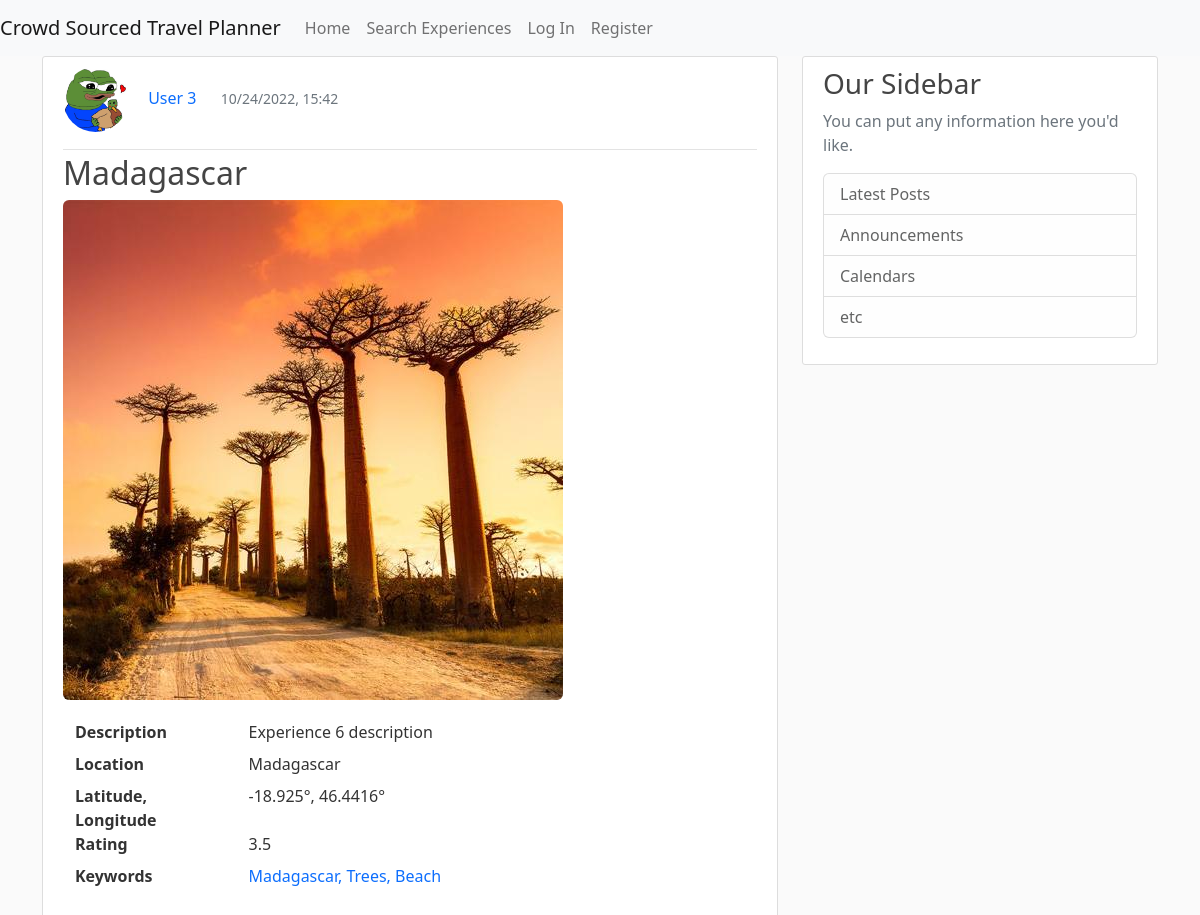
Page /experience/6 on the earlier database version.
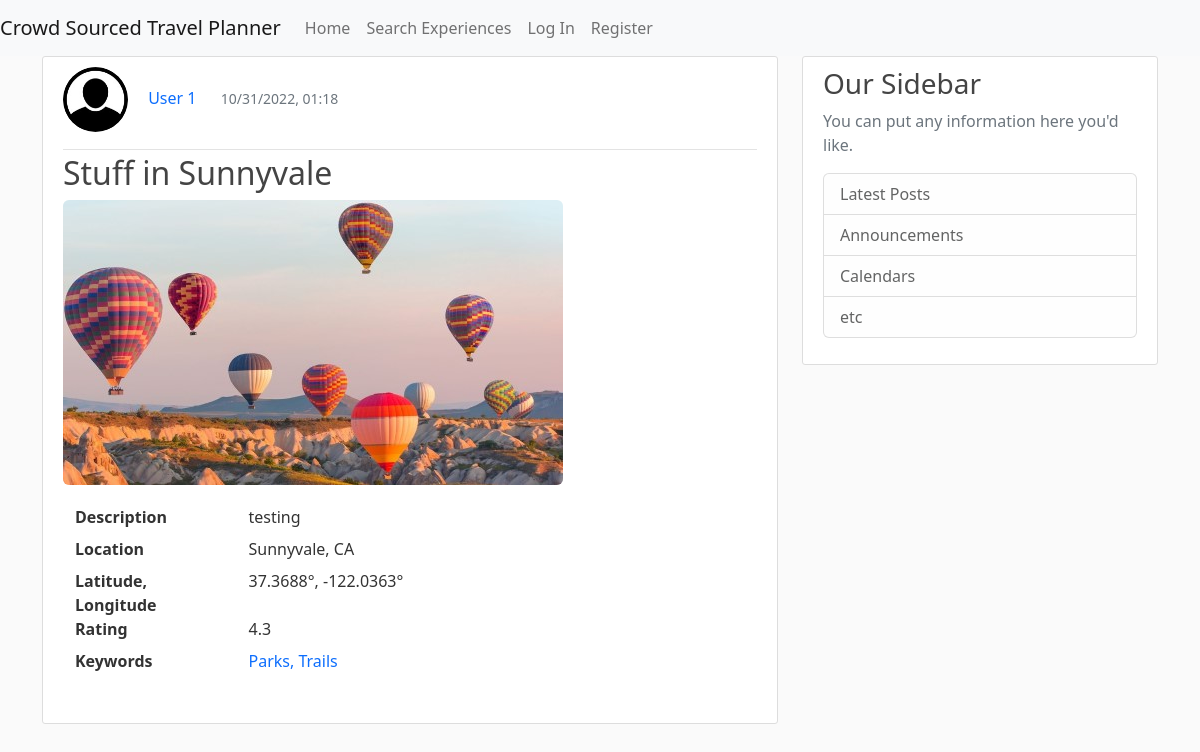
Same page on the later database version.
### CrowdSourcedTravelPlanner/models.py (models this page shows, shortened)
class User(db.Model, UserMixin):
    id = db.Column(db.Integer, primary_key=True)
    username = db.Column(db.String(20), unique=True, nullable=False)
    email = db.Column(db.String(120), unique=True, nullable=False)
    image_file = db.Column(db.String(20), nullable=False, default='default.jpg')
    password = db.Column(db.String(60), nullable=False)
    date_account_created = db.Column(db.DateTime, nullable=False, default=datetime.utcnow)
    experiences = db.relationship('Experience', backref='author', lazy=True)
    trips = db.relationship('Trip', backref='author', lazy=True)
    location = db.Column(db.String(100), nullable=True, default="")
    latitude = db.Column(db.Float, nullable=True)  # Temporarily nullable for now while I'm testing
    longitude = db.Column(db.Float, nullable=True)  # Re-evaluate later
    sort = db.Column(db.String(20), nullable=True, default='recent')

class Experience(db.Model):
    id = db.Column(db.Integer, primary_key=True)
    title = db.Column(db.String(100), nullable=False)
    description = db.Column(db.Text, nullable=False)
    location = db.Column(db.String(100), nullable=False)
    rating = db.Column(db.Float, nullable=False)
    date_posted = db.Column(db.DateTime, nullable=False, default=datetime.utcnow)
    image_file = db.Column(db.String(20), nullable=False, default='default.jpg')
    user_id = db.Column(db.Integer, db.ForeignKey('user.id'), nullable=False)
    latitude = db.Column(db.Float, nullable=True)  # Temporarily nullable for now while I'm testing
    longitude = db.Column(db.Float, nullable=True)  # Re-evaluate later
    keywords = db.relationship('Keyword', order_by=Keyword.id, back_populates='experience')

class Keyword(db.Model):
    __tablename__ = "keywords"
    id = db.Column(db.Integer, primary_key=True)
    keyword_text = db.Column(db.String, nullable=False)
    experience_id = db.Column(db.Integer, db.ForeignKey('experience.id'))
    experience = db.relationship("Experience", back_populates="keywords")

### CrowdSourcedTravelPlanner/routes.py (the view)
@app.route("/experience/<int:experience_id>")
def experience(experience_id):
    experience = Experience.query.get_or_404(experience_id)
    return render_template('experience.html', title=experience.title, experience=experience)

### CrowdSourcedTravelPlanner/templates/experience.html (shortened to what this page needs)
{% extends "pageLayout.html" %}
{% block content %}
    <article class="media content-section">
        <div class="media-body">
            <ul>
                <li style="display:inline-block;">
                    <a href="{{ url_for('user_experiences', username=experience.author.username) }}">
                        <img class="rounded-circle article-img"
                             src="{{ url_for('static', filename='profile_pics/' + experience.author.image_file) }}">
                    </a>
                </li>
                <li style="display:inline-block;">
                    <a class="mr-2 text-decoration-none" href="{{ url_for('user_experiences', username=experience.author.username) }}">{{ experience.author.username }}</a>
                </li>
                <li style="display:inline-block; padding-left: 20px;">
                    <small class="text-muted ">{{ experience.date_posted.strftime('%m/%d/%Y, %H:%M') }}</small>
                </li>
            </ul>
            <div class="article-metadata">
            </div>
            <h2><a class="article-title text-decoration-none"
                   href="{{ url_for('experience', experience_id=experience.id) }}">{{ experience.title }}</a></h2>
            <a href="{{ url_for('experience', experience_id=experience.id) }}">
                <img class="img-rounded"
                     src="{{ url_for('static', filename='experience_pics/' + experience.image_file) }}">
            </a>
            <div class="container" style="margin-top: 20px;">
                <dl class="row">
                    <dt class="col-sm-3">Description</dt>
                    <dd class="col-sm-9">{{ experience.description }}</dd>
                    <dt class="col-sm-3">Location</dt>
                    <dd class="col-sm-9">{{ experience.location }}</dd>
                    <dt class="col-sm-3">Latitude, Longitude</dt>
                    <dd class="col-sm-9">
                        {% if experience.latitude != -200 and experience.longitude != -200 %}
                            {{ experience.latitude }}°, {{ experience.longitude }}°
                        {% else %}
                            Latitude and Longitude not found for this location.
                        {% endif %}
                    </dd>
                    <dt class="col-sm-3">Rating</dt>
                    <dd class="col-sm-9">{{ experience.rating }}</dd>
                    <dt class="col-sm-3">Keywords</dt>
                    <dd class="col-sm-9">
                        {% if experience.keywords|length == 1 %}
                            <ul>
                                <li style="display:inline-block;">
                                    <a class="mr-2 text-decoration-none" href="{{ url_for('keyword', keyword_text=experience.keywords[0].keyword_text) }}">{{ experience.keywords[0].keyword_text }}</a>
                                </li>
                            </ul>
                        {% elif experience.keywords|length > 1 %}
                            <ul>
                                {% for keyword in experience.keywords[:-1] %}
                                    <li style="display:inline-block;">
                                        <a class="mr-2 text-decoration-none" href="{{ url_for('keyword', keyword_text=keyword.keyword_text) }}">{{ keyword.keyword_text }}, </a>
                                    </li>
                                {% endfor %}
                                <li style="display:inline-block;">
                                    <a class="mr-2 text-decoration-none" href="{{ url_for('keyword', keyword_text=experience.keywords[-1].keyword_text) }}">{{ experience.keywords[-1].keyword_text }}</a>
                                </li>
                            </ul>
                        {% endif %}
                    </dd>
                </dl>
            </div>
        </div>
    </article>
{% endblock content %}}

### CrowdSourcedTravelPlanner/templates/pageLayout.html (shortened to what this page needs)
<!DOCTYPE html>
<html lang="en">
<head>
    <link href="https://cdn.jsdelivr.net/npm/bootstrap@5.2.2/dist/css/bootstrap.min.css" rel="stylesheet">
    {% if request.endpoint == 'landing' %}
        <title>Crowd Sourced Travel Planner</title>
        <link href="{{ url_for('static', filename='landing.css') }}" rel="stylesheet" type="text/css">
    {% elif request.endpoint == 'login' %}
        <title>Login</title>
        <link href="{{ url_for('static', filename='login.css') }}" rel="stylesheet" type="text/css">
    {% elif request.endpoint == 'register' %}
        <title>Register</title>
        <link href="{{ url_for('static', filename='register.css') }}" rel="stylesheet" type="text/css">
    {% elif request.endpoint == 'profile' %}
        <title>My Profile</title>
        <link href="{{ url_for('static', filename='profile.css') }}" rel="stylesheet" type="text/css">
    {% elif request.endpoint == 'account' %}
        <title>My Account</title>
        <link href="{{ url_for('static', filename='account.css') }}" rel="stylesheet" type="text/css">
    {% elif request.endpoint == 'add_experience' %}
        <title>Add Experience</title>
        <link href="{{ url_for('static', filename='create_experience.css') }}" rel="stylesheet" type="text/css">
    {% elif request.endpoint == 'experience' %}
        <link href="{{ url_for('static', filename='experience.css') }}" rel="stylesheet" type="text/css">
    {% elif request.endpoint == 'update_experience' %}
        <title>Update Experience</title>
        <link href="{{ url_for('static', filename='update_experience.css') }}" rel="stylesheet" type="text/css">
    {% elif request.endpoint == 'user_experiences' %}
        <title>User Experiences</title>
        <link href="{{ url_for('static', filename='user_experiences.css') }}" rel="stylesheet" type="text/css">
    {% elif request.endpoint == 'search' %}
        <title>Search</title>
        <link href="{{ url_for('static', filename='search.css') }}" rel="stylesheet" type="text/css">
    {% elif request.endpoint == 'keyword' %}
        <title>Keyword</title>
        <link href="{{ url_for('static', filename='keyword.css') }}" rel="stylesheet" type="text/css">
    {% elif request.endpoint == 'create_trip' %}
        <title>Create Trip</title>
        <link href="{{ url_for('static', filename='create_trip.css') }}" rel="stylesheet" type="text/css">
    {% elif request.endpoint == 'update_trip' %}
        <title>Update Trip</title>
        <link href="{{ url_for('static', filename='update_trip.css') }}" rel="stylesheet" type="text/css">
    {% elif request.endpoint == 'user_trips' %}
        <title>User Trips</title>
        <link href="{{ url_for('static', filename='user_trips.css') }}" rel="stylesheet" type="text/css">
    {% elif request.endpoint == 'trip' %}
        <title>Trip</title>
        <link href="{{ url_for('static', filename='trip.css') }}" rel="stylesheet" type="text/css">
    {% endif %}
</head>
<body>
    <nav class="navbar navbar-expand-lg navbar-light bg-light">
        <a class="navbar-brand" href="{{ url_for('landing') }}">Crowd Sourced Travel Planner</a>
        <div class="collapse navbar-collapse" id="navbarNav">
            <ul class="navbar-nav">
                <li class="nav-item active">
                    <a class="nav-link" href="{{ url_for('landing') }}">Home</a>
                </li>
                <li class="nav-item">
                    <a class="nav-link" href="{{ url_for('search') }}">Search Experiences</a>
                </li>
                {% if current_user.is_authenticated %}
                    <li class="nav-item">
                        <a class="nav-link" href="{{ url_for('add_experience') }}">Add Experience</a>
                    </li>
                    <li class="nav-item">
                        <a class="nav-link" href="{{ url_for('create_trip') }}">Create Trip</a>
                    </li>
                    <li class="nav-item">
                        <a class="nav-link" href="{{ url_for('profile') }}">My Profile</a>
                    </li>
                    <li class="nav-item">
                        <a class="nav-link" href="{{ url_for('account') }}">My Account</a>
                    </li>
                    <li class="nav-item">
                        <a class="nav-link" href="{{ url_for('logout') }}">Log Out</a>
                    </li>
                {% else %}
                    <li class="nav-item">
                        <a class="nav-link" href="{{ url_for('login') }}">Log In</a>
                    </li>
                    <li class="nav-item">
                        <a class="nav-link" href="{{ url_for('register') }}">Register</a>
                    </li>
                {% endif %}
            </ul>
        </div>
    </nav>
    <main role="main" class="container">
        <div class="row">
            <div class="col-md-8">
                {% block content %}{% endblock %}
            </div>
            <div class="col-md-4">
                <div class="content-section">
                    <h3>Our Sidebar</h3>
                    <p class='text-muted'>You can put any information here you'd like.
                    <ul class="list-group">
                        <li class="list-group-item list-group-item-light">Latest Posts</li>
                        <li class="list-group-item list-group-item-light">Announcements</li>
                        <li class="list-group-item list-group-item-light">Calendars</li>
                        <li class="list-group-item list-group-item-light">etc</li>
                    </ul>
                    </p>
                </div>
            </div>
        </div>
    </main>
</body>
</html>

### CrowdSourcedTravelPlanner/static/experience.css (style rules this page uses)
body { background: #fafafa; color: #333333; }
h1, h2, h3, h4, h5, h6 { color: #444444; }
.content-section { background: #ffffff; padding: 10px 20px; border: 1px solid #dddddd; border-radius: 3px; margin-bottom: 20px; }
.article-title { color: #444444; }
.article-img { height: 65px; width: 65px; margin-right: 16px; }
.article-metadata { padding-bottom: 1px; margin-bottom: 4px; border-bottom: 1px solid #e3e3e3 }
.img-rounded { border-radius:6px; }
ul { list-style: none; padding-left: 0; }

Differences in the rows shown:
removed User: image_file (picture), author.username "User 3"
removed Keyword: keyword_text "Madagascar"
removed Keyword: keyword_text "Trees"
removed Keyword: keyword_text "Beach"
now on this page (row edited): User: image_file (placeholder picture), author.username "User 1"
changed Experience: date_posted "10/24/2022, 15:42" → "10/31/2022, 01:18"; title "Madagascar" → "Stuff in Sunnyvale"; image_file: picture removed, a placeholder shows; description "Experience 6 description" → "testing"; location "Madagascar" → "Sunnyvale, CA"; latitude "-18.925" → "37.3688"; longitude "46.4416" → "-122.0363"; rating "3.5" → "4.3"
now on this page (row edited): Keyword: keyword_text "Parks"
now on this page (row edited): Keyword: keyword_text "Trails"
